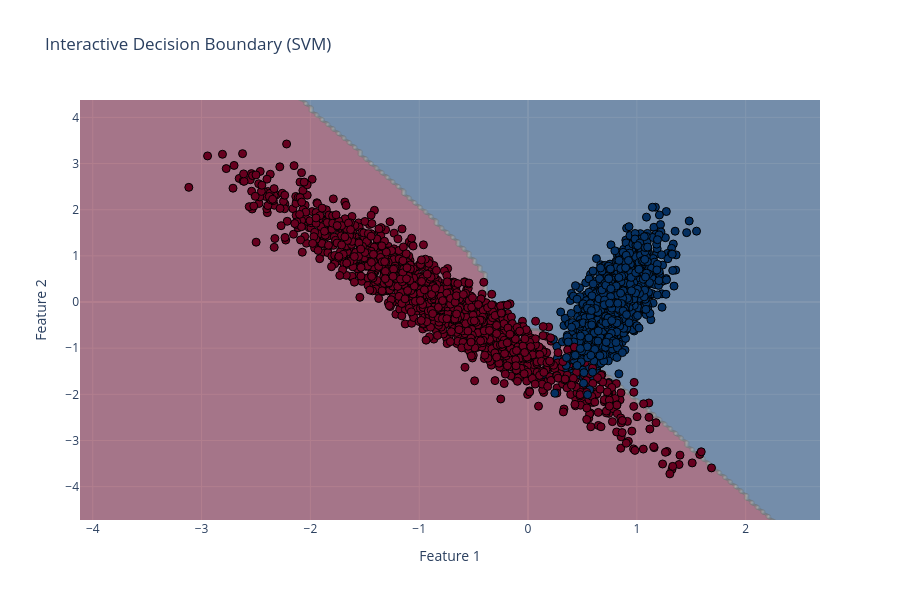

Here is the notebook cell this chart was saved with:
### Code cell
# Plot the interactive decision boundary using Plotly
import plotly.graph_objects as go

def plot_decision_boundary_interactive(X, y, model, scaler):
    x_min, x_max = X[:, 0].min() - 1, X[:, 0].max() + 1
    y_min, y_max = X[:, 1].min() - 1, X[:, 1].max() + 1
    xx, yy = np.meshgrid(np.arange(x_min, x_max, 0.05), 
                         np.arange(y_min, y_max, 0.05))
    Z = model.predict(np.c_[xx.ravel(), yy.ravel()])
    Z = Z.reshape(xx.shape)
    
    # Create figure
    fig = go.Figure()
    
    # Add contour plot for decision boundary
    fig.add_trace(go.Contour(
        x=np.arange(x_min, x_max, 0.05),
        y=np.arange(y_min, y_max, 0.05),
        z=Z,
        colorscale='RdBu',
        opacity=0.5,
        showscale=False,
        name='Decision Boundary'
    ))
    
    # Add scatter plot for test points
    fig.add_trace(go.Scatter(
        x=X[:, 0],
        y=X[:, 1],
        mode='markers',
        marker=dict(
            color=y,
            colorscale='RdBu',
            line=dict(width=1, color='black'),
            size=8
        ),
        name='Test Points'
    ))
    
    # Update layout
    fig.update_layout(
        title='Interactive Decision Boundary (SVM)',
        xaxis_title='Feature 1',
        yaxis_title='Feature 2',
        width=900,
        height=600,
        hovermode='closest'
    )
    
    fig.show()

plot_decision_boundary_interactive(X_test, y_test, svm, scaler)

### Figure 1 — Plotly figure (JSON) as saved in the notebook; plotly's stock layout.template omitted (floating-point values rounded to 4 significant figures; data arrays with more than 128 entries replaced by an {"elided": "..."} marker saying what was removed)
{"data": [{"colorscale": [[0, "rgb(103,0,31)"], [0.1, "rgb(178,24,43)"], [0.2, "rgb(214,96,77)"], [0.3, "rgb(244,165,130)"], [0.4, "rgb(253,219,199)"], [0.5, "rgb(247,247,247)"], [0.6, "rgb(209,229,240)"], [0.7, "rgb(146,197,222)"], [0.8, "rgb(67,147,195)"], [0.9, "rgb(33,102,172)"], [1, "rgb(5,48,97)"]], "name": "Decision Boundary", "opacity": 0.5, "showscale": false, "type": "contour", "x": {"elided": "137 float values"}, "y": {"elided": "183 float values"}, "z": {"elided": "183x137 int values"}}, {"marker": {"color": {"elided": "3000 int values"}, "colorscale": [[0, "rgb(103,0,31)"], [0.1, "rgb(178,24,43)"], [0.2, "rgb(214,96,77)"], [0.3, "rgb(244,165,130)"], [0.4, "rgb(253,219,199)"], [0.5, "rgb(247,247,247)"], [0.6, "rgb(209,229,240)"], [0.7, "rgb(146,197,222)"], [0.8, "rgb(67,147,195)"], [0.9, "rgb(33,102,172)"], [1, "rgb(5,48,97)"]], "line": {"color": "black", "width": 1}, "size": 8}, "mode": "markers", "name": "Test Points", "type": "scatter", "x": {"elided": "3000 float values"}, "y": {"elided": "3000 float values"}}], "layout": {"height": 600, "hovermode": "closest", "title": {"text": "Interactive Decision Boundary (SVM)"}, "width": 900, "xaxis": {"title": {"text": "Feature 1"}}, "yaxis": {"title": {"text": "Feature 2"}}}}
